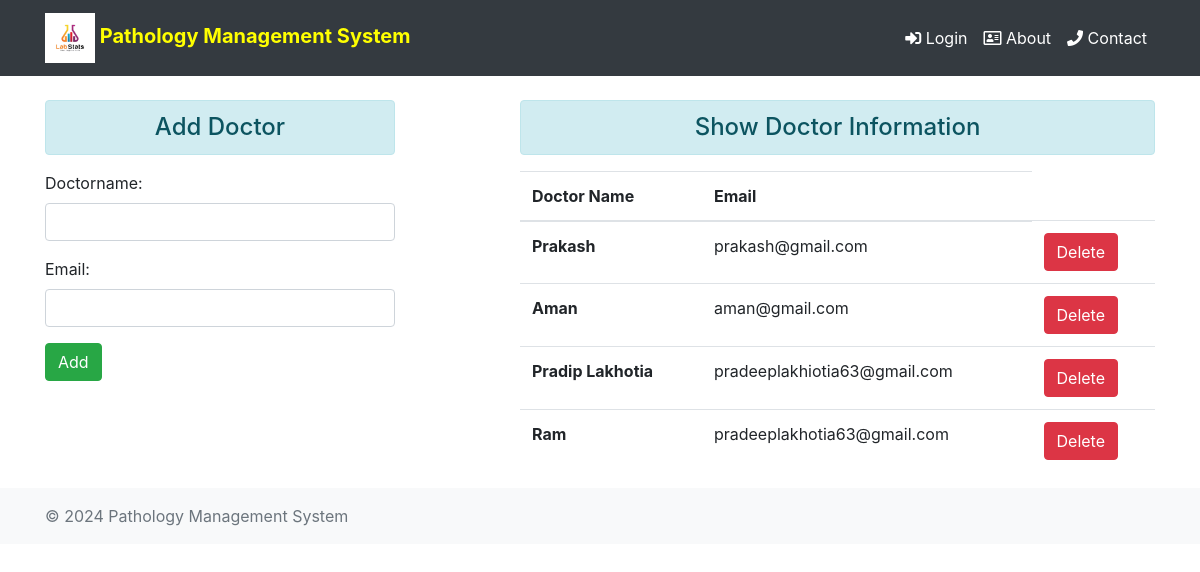
Page /adddoctor/ on the committed database.
### pathoapp/models.py (models this page shows, shortened)
class Doctor(models.Model):
    doctorname = models.CharField(max_length=255, primary_key=True)  # Field for doctor's name
    email = models.EmailField(max_length=254)  # Field for doctor's email address

### pathoapp/views.py (the view)
# urls.py: path('adddoctor/', views.adddoctor, name='adddoctor'),
def adddoctor(request):
    if request.method == 'POST':
        fm = DoctorForm(request.POST)
        if fm.is_valid():
           fm.save()
        messages.add_message(request, messages.SUCCESS, 'Data Saved Successfully !!!')
        fm = DoctorForm() #data save hone ke baad phir se blank form aa jaye isliye
    else:
        fm = DoctorForm()
    doctor = Doctor.objects.all()
    return render(request, 'adddoctor.html',{'form':fm, 'doc':doctor})

### pathoapp/forms.py
class DoctorForm(forms.ModelForm):
    class Meta:
        model = Doctor
        fields = ['doctorname', 'email']
        widgets = {
            'doctorname': forms.TextInput(attrs={'class': 'form-control'}),
            'email': forms.EmailInput(attrs={'class': 'form-control'}),
        }

### pathoapp/templates/adddoctor.html (shortened to what this page needs)
{% extends "base.html" %}
{% block content %}
<div class="row">
    <div class="col-sm-4">
        <h4 class="text-center alert alert-info"> Add Doctor</h4>
        <form action="" method="POST">
        {{form.as_p}}
        <input type="submit" class="btn btn-success" value="Add">
        </form>
    </div>
    <div class="col-sm-7 offset-1">
        <h4 class="text-center alert alert-info">Show Doctor Information</h4>
        {% if doc%}
        <table class="table table-hover">
            <thead>
              <tr>
                <th scope="col">Doctor Name</th>
                <th scope="col">Email</th>
            </tr>
            </thead>
            <tbody>
                    {% for doctor in doc %}
            <tr>
                <th scope="row">{{ doctor.doctorname }}</th>
            <td>{{ doctor.email }}</td>
            <td>
            <form action="{% url 'deletedata' doctor.doctorname %}" method="post" class="d-inline">
                <input type="submit" class="btn btn-danger" value="Delete">
            </form>
        </td>
    </tr>
            {% endfor %}
            </tbody>
          </table>
        {% else %}
        <h4 class="text-center alert alert-info">No Records</h4>
        {% endif %}
    </div>
</div>
{% endblock content %}

### rows in the picture
Doctor: doctorname "Prakash", email "prakash@gmail.com"
Doctor: doctorname "Aman", email "aman@gmail.com"
Doctor: doctorname "Pradip Lakhotia", email "pradeeplakhiotia63@gmail.com"
Doctor: doctorname "Ram", email "pradeeplakhotia63@gmail.com"
